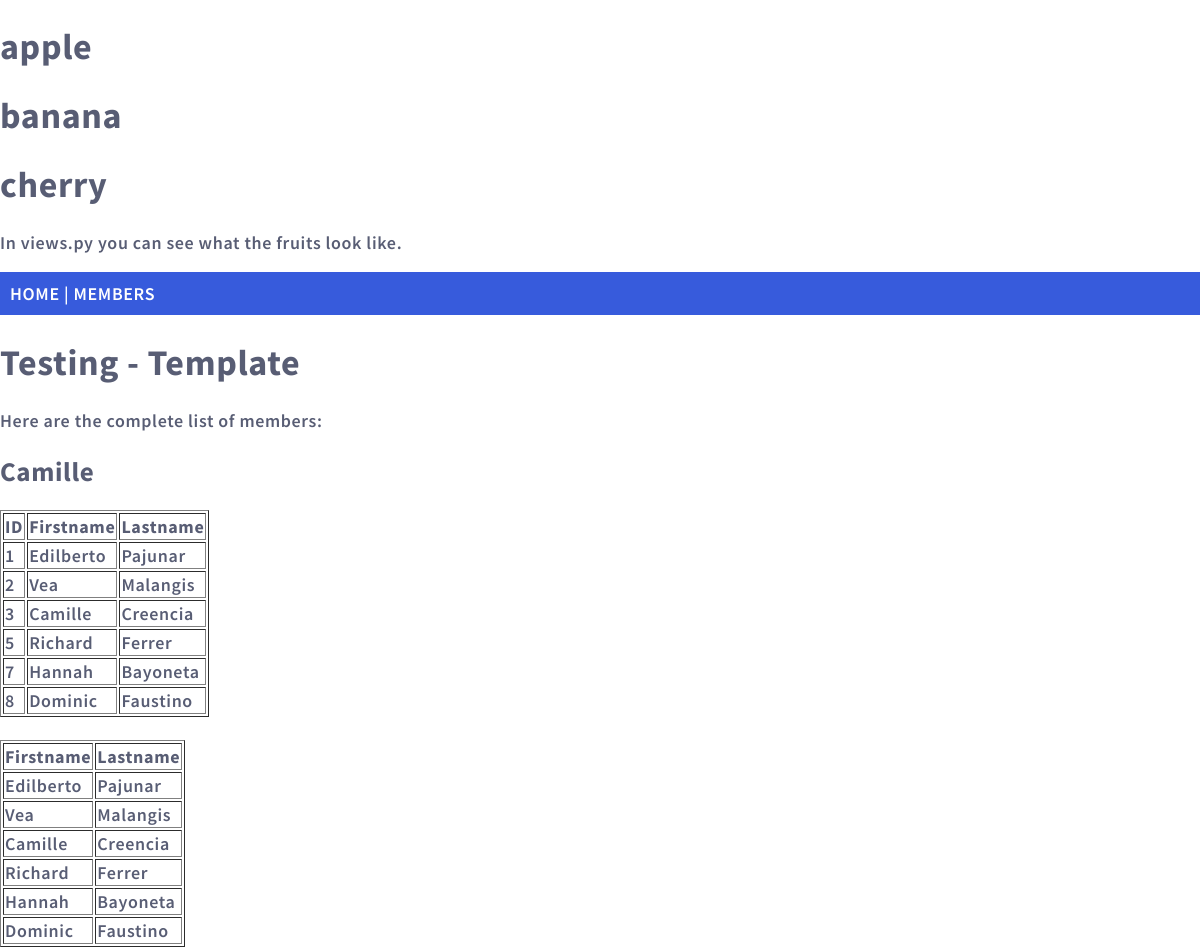
Screenshot of /testing/ with the database file from the repository.
### members/models.py (models this page shows, shortened)
class Member(models.Model):
    firstname = models.CharField(max_length=255)
    lastname = models.CharField(max_length=255)
    phone = models.IntegerField(null=True)
    joined_date = models.DateField(null=True)

### members/views.py (the view)
# urls.py: path('testing/', views.testing, name='testing'),
def testing(request):
    allmembers = Member.objects.all()
    somemembers = Member.objects.all().values_list('firstname', 'lastname')
    template = loader.get_template('testing.html')
    context = {
        'fruits' : ['apple', 'banana', 'cherry'],
        'allmember': allmembers,
        'somemember': somemembers,
    }
    return HttpResponse(template.render(context, request))

### members/templates/testing.html (shortened to what this page needs)
<!DOCTYPE html>
<html lang="en">
<head>
</head>
<body>
    {% for x in fruits %}
    <h1>{{ x }}</h1>
    {% endfor %}
    <p> In views.py you can see what the fruits look like. </p>
{% include 'template.html' with firstname='Camille' %}
<table border='1'>
  <tr>
    <th>ID</th>
    <th>Firstname</th>
    <th>Lastname</th>
  </tr>
  {% for x in allmember %}
    <tr>
      <td>{{ x.id }}</td>
        <td>{{ x.firstname }}</td>
      <td>{{ x.lastname }}</td>
    </tr>
  {% endfor %}
</table>
<br>
<table border='1'>
  <tr>
    <th>Firstname</th>
    <th>Lastname</th>
  </tr>
  {% for x in somemember %}
    <tr>
      <td>{{ x.0 }}</td>
        <td>{{ x.1 }}</td>
    </tr>
  {% endfor %}
</table>
</body>
</html>

### members/templates/template.html (shortened to what this page needs)
{% extends 'master.html' %}
{% block content %}
  <h1>Testing - Template</h1>
<p> Here are the complete list of members:</p>
<h2> {{ firstname }} </h2>
{% endblock %}

### mystaticfiles/mystyles.css (style rules this page uses)
body { margin:0; font: 600 18px 'Source Sans Pro', sans-serif; letter-spacing: 0.64px; color: #585d74; }

### rows the page displays
Member: firstname "Camille", id "3", lastname "Creencia"
Member: id "1", firstname "Edilberto", lastname "Pajunar"
Member: id "2", firstname "Vea", lastname "Malangis"
Member: id "5", firstname "Richard", lastname "Ferrer"
Member: id "7", firstname "Hannah", lastname "Bayoneta"
Member: id "8", firstname "Dominic", lastname "Faustino"

### other values shown
{{ x }} "apple" "banana" "cherry"
